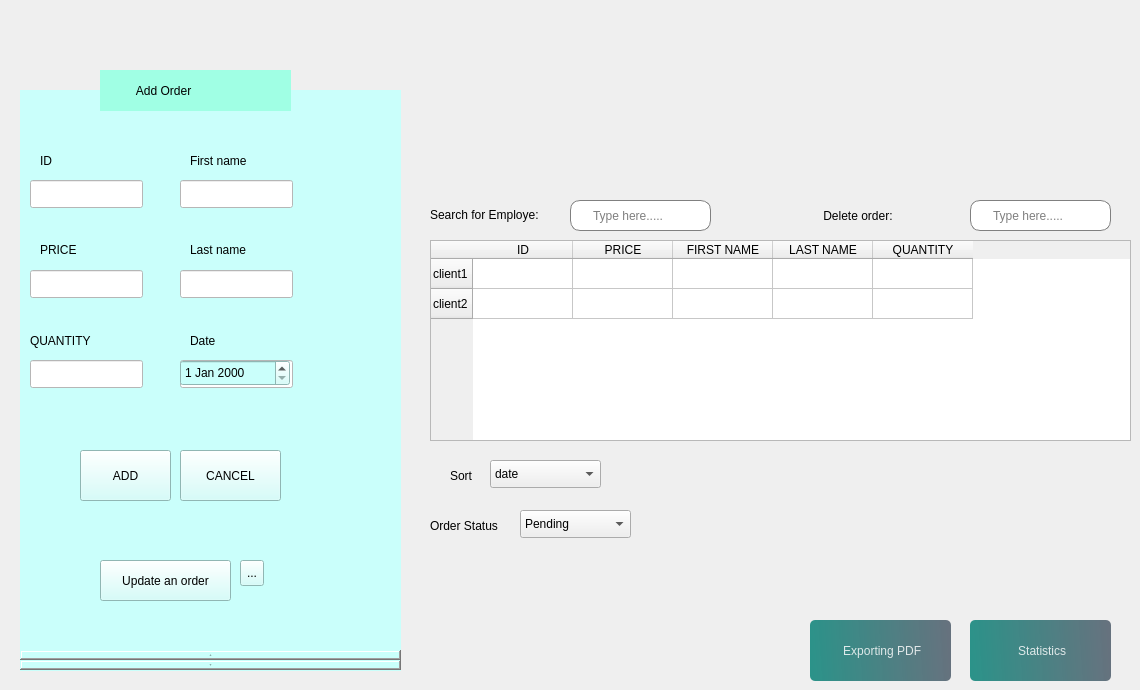
            <widget class="QWidget" name="page_wissal">
             <widget class="QComboBox" name="comboBox_6">
              <property name="geometry">
               <rect>
                <x>520</x>
                <y>510</y>
                <width>111</width>
                <height>28</height>
               </rect>
              </property>
              <property name="styleSheet">
               <string notr="true">color: rgb(0, 0, 0);</string>
              </property>
              <item>
               <property name="text">
                <string>Pending</string>
               </property>
              </item>
              <item>
               <property name="text">
                <string>Confirmed</string>
               </property>
              </item>
              <item>
               <property name="text">
                <string>Shipped</string>
               </property>
              </item>
              <item>
               <property name="text">
                <string>Canceled</string>
               </property>
              </item>
             </widget>
             <widget class="QComboBox" name="comboBox_8">
              <property name="geometry">
               <rect>
                <x>490</x>
                <y>460</y>
                <width>111</width>
                <height>28</height>
               </rect>
              </property>
              <property name="styleSheet">
               <string notr="true">color: rgb(0, 0, 0);</string>
              </property>
              <item>
               <property name="text">
                <string>date</string>
               </property>
              </item>
             </widget>
             <widget class="QLineEdit" name="edit_8">
              <property name="geometry">
               <rect>
                <x>570</x>
                <y>200</y>
                <width>141</width>
                <height>31</height>
               </rect>
              </property>
              <property name="minimumSize">
               <size>
                <width>0</width>
                <height>31</height>
               </size>
              </property>
              <property name="styleSheet">
               <string notr="true">QLineEdit{
	padding-left: 20px;
	border: 1px solid gray;	
	border-radius: 10px;
color: rgb(0, 0, 0);

}
</string>
              </property>
              <property name="placeholderText">
               <string>Type here.....</string>
              </property>
             </widget>
             <widget class="QTableWidget" name="tableWidget_5">
              <property name="geometry">
               <rect>
                <x>430</x>
                <y>240</y>
                <width>701</width>
                <height>201</height>
               </rect>
              </property>
              <property name="styleSheet">
               <string notr="true">color: rgb(0, 0, 0);</string>
              </property>
              <row>
               <property name="text">
                <string>client1</string>
               </property>
               <property name="icon">
                <iconset resource="resource.qrc">
                 <normaloff>:/img/img/user.svg</normaloff>:/img/img/user.svg</iconset>
               </property>
              </row>
              <row>
               <property name="text">
                <string>client2</string>
               </property>
               <property name="icon">
                <iconset resource="resource.qrc">
                 <normaloff>:/img/img/user.svg</normaloff>:/img/img/user.svg</iconset>
               </property>
              </row>
              <column>
               <property name="text">
                <string>ID</string>
               </property>
              </column>
              <column>
               <property name="text">
                <string>PRICE</string>
               </property>
              </column>
              <column>
               <property name="text">
                <string>FIRST NAME</string>
               </property>
              </column>
              <column>
               <property name="text">
                <string>LAST NAME</string>
               </property>
              </column>
              <column>
               <property name="text">
                <string>QUANTITY</string>
               </property>
              </column>
              <item row="0" column="0">
               <property name="text">
                <string/>
               </property>
              </item>
             </widget>
             <widget class="QLabel" name="label_39">
              <property name="geometry">
               <rect>
                <x>820</x>
                <y>200</y>
                <width>131</width>
                <height>31</height>
               </rect>
              </property>
              <property name="styleSheet">
               <string notr="true">color: rgb(0, 0, 0);</string>
              </property>
              <property name="text">
               <string> Delete order:</string>
              </property>
             </widget>
             <widget class="QPushButton" name="pushButton_39">
              <property name="geometry">
               <rect>
                <x>970</x>
                <y>620</y>
                <width>141</width>
                <height>61</height>
               </rect>
              </property>
              <property name="styleSheet">
               <string notr="true">
#pushButton_21{
color: rgb(0, 0, 0);
}
QPushButton, #pushButton_22{
	background-color: qlineargradient(spread:pad, x1:0, y1:0.505682, x2:1, y2:0.477, stop:0 rgba(11, 131, 120, 219), stop:1 rgba(85, 98, 112, 226));
	color:rgba(255, 255, 255, 210);
	border-radius:5px;
}

QPushButton#pushButton_22:hover{
	background-color: qlineargradient(spread:pad, x1:0, y1:0.505682, x2:1, y2:0.477, stop:0 rgba(150, 123, 111, 219), stop:1 rgba(85, 81, 84, 226));
}

QPushButton#pushButton_22:pressed{
	padding-left:5px;
	padding-top:5px;
	background-color:rgba(150, 123, 111, 255);
}
</string>
              </property>
              <property name="text">
               <string> Statistics</string>
              </property>
              <property name="icon">
               <iconset theme="QIcon::ThemeIcon::FormatJustifyRight">
                <normaloff>../../Downloads</normaloff>../../Downloads</iconset>
              </property>
             </widget>
             <widget class="QLabel" name="label_47">
              <property name="geometry">
               <rect>
                <x>430</x>
                <y>510</y>
                <width>91</width>
                <height>31</height>
               </rect>
              </property>
              <property name="styleSheet">
               <string notr="true">color: rgb(0, 0, 0);</string>
              </property>
              <property name="text">
               <string>Order Status</string>
              </property>
             </widget>
             <widget class="QLineEdit" name="edit_9">
              <property name="geometry">
               <rect>
                <x>970</x>
                <y>200</y>
                <width>141</width>
                <height>31</height>
               </rect>
              </property>
              <property name="minimumSize">
               <size>
                <width>0</width>
                <height>31</height>
               </size>
              </property>
              <property name="styleSheet">
               <string notr="true">QLineEdit{
	padding-left: 20px;
	border: 1px solid gray;	
	border-radius: 10px;
color: rgb(0, 0, 0);

}
</string>
              </property>
              <property name="placeholderText">
               <string>Type here.....</string>
              </property>
             </widget>
             <widget class="QLabel" name="label_48">
              <property name="geometry">
               <rect>
                <x>450</x>
                <y>460</y>
                <width>41</width>
                <height>31</height>
               </rect>
              </property>
              <property name="styleSheet">
               <string notr="true">color: rgb(0, 0, 0);</string>
              </property>
              <property name="text">
               <string>Sort</string>
              </property>
             </widget>
             <widget class="QPushButton" name="pushButton_26">
              <property name="geometry">
               <rect>
                <x>810</x>
                <y>620</y>
                <width>141</width>
                <height>61</height>
               </rect>
              </property>
              <property name="styleSheet">
               <string notr="true">
#pushButton_21{
color: rgb(0, 0, 0);
}
QPushButton, #pushButton_22{
	background-color: qlineargradient(spread:pad, x1:0, y1:0.505682, x2:1, y2:0.477, stop:0 rgba(11, 131, 120, 219), stop:1 rgba(85, 98, 112, 226));
	color:rgba(255, 255, 255, 210);
	border-radius:5px;
}

QPushButton#pushButton_22:hover{
	background-color: qlineargradient(spread:pad, x1:0, y1:0.505682, x2:1, y2:0.477, stop:0 rgba(150, 123, 111, 219), stop:1 rgba(85, 81, 84, 226));
}

QPushButton#pushButton_22:pressed{
	padding-left:5px;
	padding-top:5px;
	background-color:rgba(150, 123, 111, 255);
}
</string>
              </property>
              <property name="text">
               <string> Exporting PDF</string>
              </property>
              <property name="icon">
               <iconset theme="QIcon::ThemeIcon::DocumentPrintPreview">
                <normaloff>../../Downloads</normaloff>../../Downloads</iconset>
              </property>
             </widget>
             <widget class="QFrame" name="frame_13">
              <property name="geometry">
               <rect>
                <x>20</x>
                <y>90</y>
                <width>381</width>
                <height>581</height>
               </rect>
              </property>
              <property name="styleSheet">
               <string notr="true">
background-color: rgb(202, 255, 251)</string>
              </property>
              <property name="frameShape">
               <enum>QFrame::NoFrame</enum>
              </property>
              <widget class="QLineEdit" name="lineEdit_42">
               <property name="geometry">
                <rect>
                 <x>160</x>
                 <y>90</y>
                 <width>113</width>
                 <height>28</height>
                </rect>
               </property>
               <property name="styleSheet">
                <string notr="true">background-color: rgb(255, 255, 255);</string>
               </property>
              </widget>
              <widget class="QLabel" name="label_51">
               <property name="geometry">
                <rect>
                 <x>10</x>
                 <y>30</y>
                 <width>91</width>
                 <height>21</height>
                </rect>
               </property>
               <property name="styleSheet">
                <string notr="true">color: rgb(0, 0, 0);</string>
               </property>
               <property name="text">
                <string/>
               </property>
              </widget>
              <widget class="QLineEdit" name="lineEdit_43">
               <property name="geometry">
                <rect>
                 <x>10</x>
                 <y>90</y>
                 <width>113</width>
                 <height>28</height>
                </rect>
               </property>
               <property name="styleSheet">
                <string notr="true">background-color: rgb(255, 255, 255);</string>
               </property>
              </widget>
              <widget class="QLineEdit" name="lineEdit_46">
               <property name="geometry">
                <rect>
                 <x>160</x>
                 <y>180</y>
                 <width>113</width>
                 <height>28</height>
                </rect>
               </property>
               <property name="styleSheet">
                <string notr="true">background-color: rgb(255, 255, 255);</string>
               </property>
              </widget>
              <widget class="QLineEdit" name="lineEdit_47">
               <property name="geometry">
                <rect>
                 <x>10</x>
                 <y>270</y>
                 <width>113</width>
                 <height>28</height>
                </rect>
               </property>
               <property name="styleSheet">
                <string notr="true">background-color: rgb(255, 255, 255);</string>
               </property>
              </widget>
              <widget class="QLineEdit" name="lineEdit_48">
               <property name="geometry">
                <rect>
                 <x>10</x>
                 <y>180</y>
                 <width>113</width>
                 <height>28</height>
                </rect>
               </property>
               <property name="styleSheet">
                <string notr="true">background-color: rgb(255, 255, 255);</string>
               </property>
              </widget>
              <widget class="QLabel" name="label_54">
               <property name="geometry">
                <rect>
                 <x>20</x>
                 <y>150</y>
                 <width>63</width>
                 <height>20</height>
                </rect>
               </property>
               <property name="styleSheet">
                <string notr="true">color: rgb(0, 0, 0);</string>
               </property>
               <property name="text">
                <string>PRICE</string>
               </property>
              </widget>
              <widget class="QLabel" name="label_55">
               <property name="geometry">
                <rect>
                 <x>20</x>
                 <y>60</y>
                 <width>91</width>
                 <height>21</height>
                </rect>
               </property>
               <property name="styleSheet">
                <string notr="true">color: rgb(0, 0, 0);</string>
               </property>
               <property name="text">
                <string>ID</string>
               </property>
              </widget>
              <widget class="QLabel" name="label_57">
               <property name="geometry">
                <rect>
                 <x>170</x>
                 <y>150</y>
                 <width>71</width>
                 <height>20</height>
                </rect>
               </property>
               <property name="styleSheet">
                <string notr="true">color: rgb(0, 0, 0);</string>
               </property>
               <property name="text">
                <string>Last name</string>
               </property>
              </widget>
              <widget class="QLabel" name="label_58">
               <property name="geometry">
                <rect>
                 <x>170</x>
                 <y>60</y>
                 <width>91</width>
                 <height>21</height>
                </rect>
               </property>
               <property name="styleSheet">
                <string notr="true">color: rgb(0, 0, 0);</string>
               </property>
               <property name="text">
                <string>First name</string>
               </property>
              </widget>
              <widget class="QLabel" name="label_59">
               <property name="geometry">
                <rect>
                 <x>10</x>
                 <y>240</y>
                 <width>91</width>
                 <height>21</height>
                </rect>
               </property>
               <property name="styleSheet">
                <string notr="true">color: rgb(0, 0, 0);</string>
               </property>
               <property name="text">
                <string>QUANTITY</string>
               </property>
              </widget>
              <widget class="QScrollBar" name="horizontalScrollBar">
               <property name="geometry">
                <rect>
                 <x>0</x>
                 <y>560</y>
                 <width>381</width>
                 <height>20</height>
                </rect>
               </property>
              </widget>
              <widget class="QLineEdit" name="lineEdit_49">
               <property name="geometry">
                <rect>
                 <x>160</x>
                 <y>270</y>
                 <width>113</width>
                 <height>28</height>
                </rect>
               </property>
               <property name="styleSheet">
                <string notr="true">background-color: rgb(255, 255, 255);</string>
               </property>
              </widget>
              <widget class="QLabel" name="label_60">
               <property name="geometry">
                <rect>
                 <x>170</x>
                 <y>240</y>
                 <width>91</width>
                 <height>21</height>
                </rect>
               </property>
               <property name="styleSheet">
                <string notr="true">color: rgb(0, 0, 0);</string>
               </property>
               <property name="text">
                <string>Date</string>
               </property>
              </widget>
              <widget class="QDateEdit" name="dateEdit_3">
               <property name="geometry">
                <rect>
                 <x>160</x>
                 <y>270</y>
                 <width>110</width>
                 <height>26</height>
                </rect>
               </property>
              </widget>
              <widget class="QPushButton" name="pushButton_7">
               <property name="geometry">
                <rect>
                 <x>80</x>
                 <y>470</y>
                 <width>131</width>
                 <height>41</height>
                </rect>
               </property>
               <property name="styleSheet">
                <string notr="true">color: rgb(0, 0, 0);</string>
               </property>
               <property name="text">
                <string>Update an order</string>
               </property>
              </widget>
              <widget class="QToolButton" name="toolButton">
               <property name="geometry">
                <rect>
                 <x>220</x>
                 <y>470</y>
                 <width>24</width>
                 <height>26</height>
                </rect>
               </property>
               <property name="text">
                <string>...</string>
               </property>
              </widget>
              <widget class="QPushButton" name="pushButton_3">
               <property name="geometry">
                <rect>
                 <x>60</x>
                 <y>360</y>
                 <width>91</width>
                 <height>51</height>
                </rect>
               </property>
               <property name="text">
                <string>ADD</string>
               </property>
              </widget>
              <widget class="QPushButton" name="pushButton_9">
               <property name="geometry">
                <rect>
                 <x>160</x>
                 <y>360</y>
                 <width>101</width>
                 <height>51</height>
                </rect>
               </property>
               <property name="text">
                <string>CANCEL</string>
               </property>
              </widget>
             </widget>
             <widget class="QLabel" name="label_52">
              <property name="geometry">
               <rect>
                <x>430</x>
                <y>199</y>
                <width>131</width>
                <height>31</height>
               </rect>
              </property>
              <property name="styleSheet">
               <string notr="true">color: rgb(0, 0, 0);</string>
              </property>
              <property name="text">
               <string>Search for Employe:</string>
              </property>
             </widget>
             <widget class="QLabel" name="label_72">
              <property name="geometry">
               <rect>
                <x>100</x>
                <y>70</y>
                <width>191</width>
                <height>41</height>
               </rect>
              </property>
              <property name="styleSheet">
               <string notr="true">color: rgb(0, 0, 0);
background-color: rgb(160, 255, 228);</string>
              </property>
              <property name="text">
               <string>           Add Order</string>
              </property>
             </widget>
            </widget>
